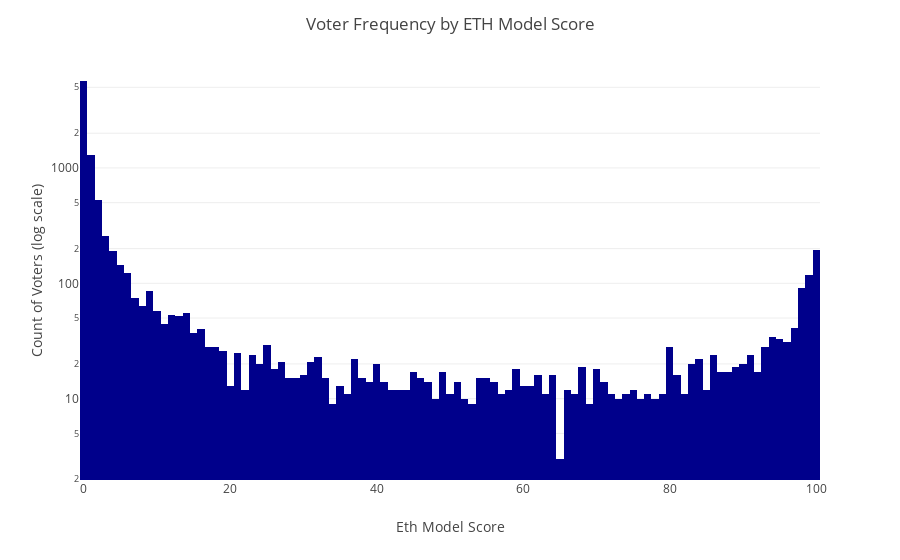

The notebook cell saved with this chart:
### Code cell
# Plotting histogram with log scale y
fig = px.histogram(eth_model, x="eth_model_score", log_y=True,  nbins=101)
fig.update_layout(title_text='Voter Frequency by ETH Model Score', xaxis_title='Eth Model Score', yaxis_title='Count of Voters (log scale)')
fig.update_traces(marker_color='darkblue')

fig.show()

### Figure 1 — Plotly figure (JSON) as saved in the notebook; plotly's stock layout.template omitted (floating-point values rounded to 4 significant figures; data arrays with more than 128 entries replaced by an {"elided": "..."} marker saying what was removed)
{"data": [{"alignmentgroup": "True", "bingroup": "x", "hovertemplate": "eth_model_score=%{x}<br>count=%{y}<extra></extra>", "legendgroup": "", "marker": {"color": "darkblue", "pattern": {"shape": ""}}, "name": "", "nbinsx": 101, "offsetgroup": "", "orientation": "v", "showlegend": false, "type": "histogram", "x": {"elided": "10537 int values"}, "xaxis": "x", "yaxis": "y"}], "layout": {"barmode": "relative", "legend": {"tracegroupgap": 0}, "margin": {"t": 60}, "title": {"text": "Voter Frequency by ETH Model Score"}, "xaxis": {"anchor": "y", "domain": [0, 1], "title": {"text": "Eth Model Score"}}, "yaxis": {"anchor": "x", "domain": [0, 1], "title": {"text": "Count of Voters (log scale)"}, "type": "log"}}}
